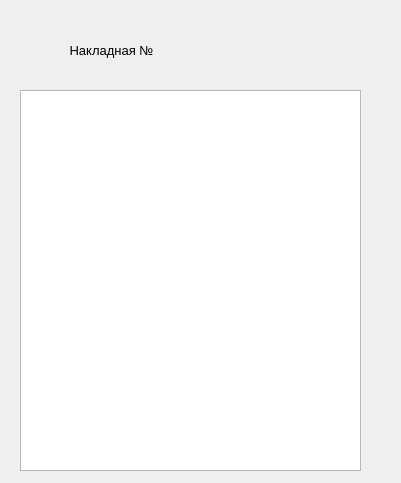
<?xml version="1.0" encoding="UTF-8"?>
<ui version="4.0">
 <class>waybillSklad</class>
 <widget class="QDialog" name="waybillSklad">
  <property name="geometry">
   <rect>
    <x>0</x>
    <y>0</y>
    <width>401</width>
    <height>483</height>
   </rect>
  </property>
  <property name="windowTitle">
   <string>Dialog</string>
  </property>
  <widget class="QTableView" name="tableView">
   <property name="geometry">
    <rect>
     <x>20</x>
     <y>90</y>
     <width>341</width>
     <height>381</height>
    </rect>
   </property>
  </widget>
  <widget class="QWidget" name="">
   <property name="geometry">
    <rect>
     <x>50</x>
     <y>30</y>
     <width>251</width>
     <height>41</height>
    </rect>
   </property>
   <layout class="QGridLayout" name="gridLayout">
    <item row="0" column="0">
     <widget class="QLabel" name="label">
      <property name="sizePolicy">
       <sizepolicy hsizetype="Expanding" vsizetype="Expanding">
        <horstretch>0</horstretch>
        <verstretch>0</verstretch>
       </sizepolicy>
      </property>
      <property name="font">
       <font>
        <pointsize>10</pointsize>
       </font>
      </property>
      <property name="text">
       <string>Накладная №</string>
      </property>
      <property name="alignment">
       <set>Qt::AlignCenter</set>
      </property>
     </widget>
    </item>
    <item row="0" column="1">
     <widget class="QLabel" name="label_2">
      <property name="sizePolicy">
       <sizepolicy hsizetype="Expanding" vsizetype="Expanding">
        <horstretch>0</horstretch>
        <verstretch>0</verstretch>
       </sizepolicy>
      </property>
      <property name="font">
       <font>
        <pointsize>10</pointsize>
       </font>
      </property>
      <property name="text">
       <string/>
      </property>
      <property name="alignment">
       <set>Qt::AlignCenter</set>
      </property>
     </widget>
    </item>
   </layout>
  </widget>
 </widget>
 <resources/>
 <connections/>
</ui>
